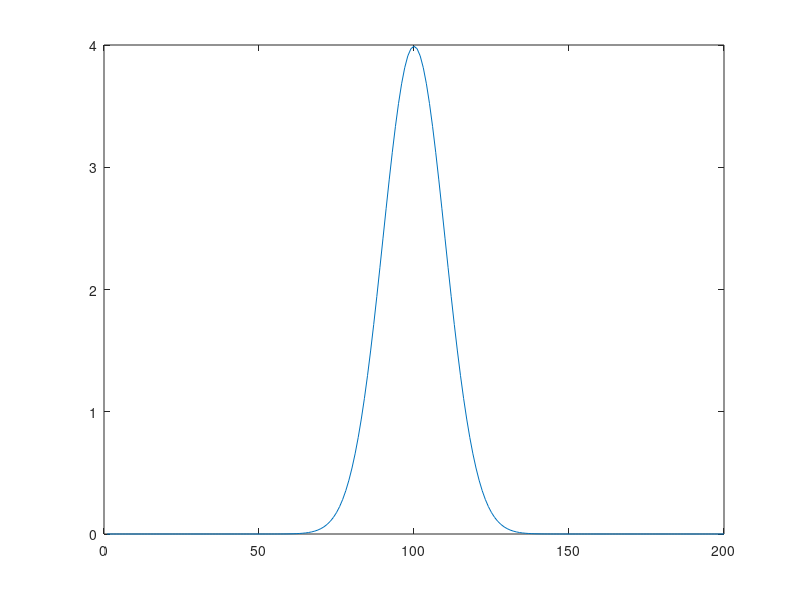

This chart was generated by the following MATLAB code: (Note: this script raises an error after producing the figure.)
clear all; clc; close all
global ncall;

% Parameter initialization
t_start = 0.0; t_end = 1;
ro_start = 0; ro_end = 50; % 1200 for discrete time
m = 1000.; % timestamps
n = 199; % grid spaces ! for Pdep to work, choose odd number
tsim = linspace(t_start,t_end,m);
dt = tsim(2)-tsim(1); Fs = 1/dt;
tspan = [t_start t_end];
ro = linspace(ro_start,ro_end,n+1);
L = ro_end - ro_start; % length of space
dx = L/(n + 1.); % dt = tsim/m;

% Boundary conditions
b = 0; % left boundary condition value
c = 0; % right boundary condition value

% Set input
Pdep = 100*normpdf(0,-round(n/2)+1:round(n/2),10)'; % deposition profile
% u = @(t) 10*(sin(10*pi*t) + 1)*(t<2.5);
% Ptot = 0.7; sigma = 0.05;  MW2keVs = .5;%6.24e21/2.1e19; % Factor to convert to keV
% Pdep = MW2keVs*Ptot/(sigma*sqrt(pi))*exp(-(ro-L/2).^2/sigma.^2);
figure(1)
plot(Pdep)
% u = @(t) sin(2*pi*2*t) - sin(2*pi*7*t); % input over time
u = @(t) sin(2*pi*2*t);

% Initial profile
T0 = 0*sin(2*pi*ro) + 0;
T0(n+1) = c; % constant boundary condition (impose)

% ODE call
reltol = 1.0e-10; abstol=1.0e-10;
options = odeset('RelTol',reltol,'AbsTol',abstol);
% tsim is used in order to force fixed time step
% [t,T] = ode45(@nonlin_eq,tsim,T0,options,u,Pdep,b,dx,n);
% [t,T] = ode15s(@lin_eq,tsim,T0,options,u,Pdep,b,dx,n);
[t,T] = ode45(@nonlin_system,tsim,T0,options,u,Pdep,b,dx,n);
T = T'; % time on collumns
figure(2);
h = surf(t,ro,T)
set(h,'LineStyle','none')
xlabel('t ')
ylabel('\rho')
zlabel('T(x,t)')

%%               
S = T(100,:);
Y = fft(S);
P2 = abs(Y/m);
P1 = P2(1:m/2+1);
P1(2:end-1) = 2*P1(2:end-1);

f = Fs*(0:(m/2))/m;
figure(3)
plot(f,P1) 
title('Single-Sided Amplitude Spectrum of S(t)')
xlabel('f (Hz)')
ylabel('|P1(f)|')